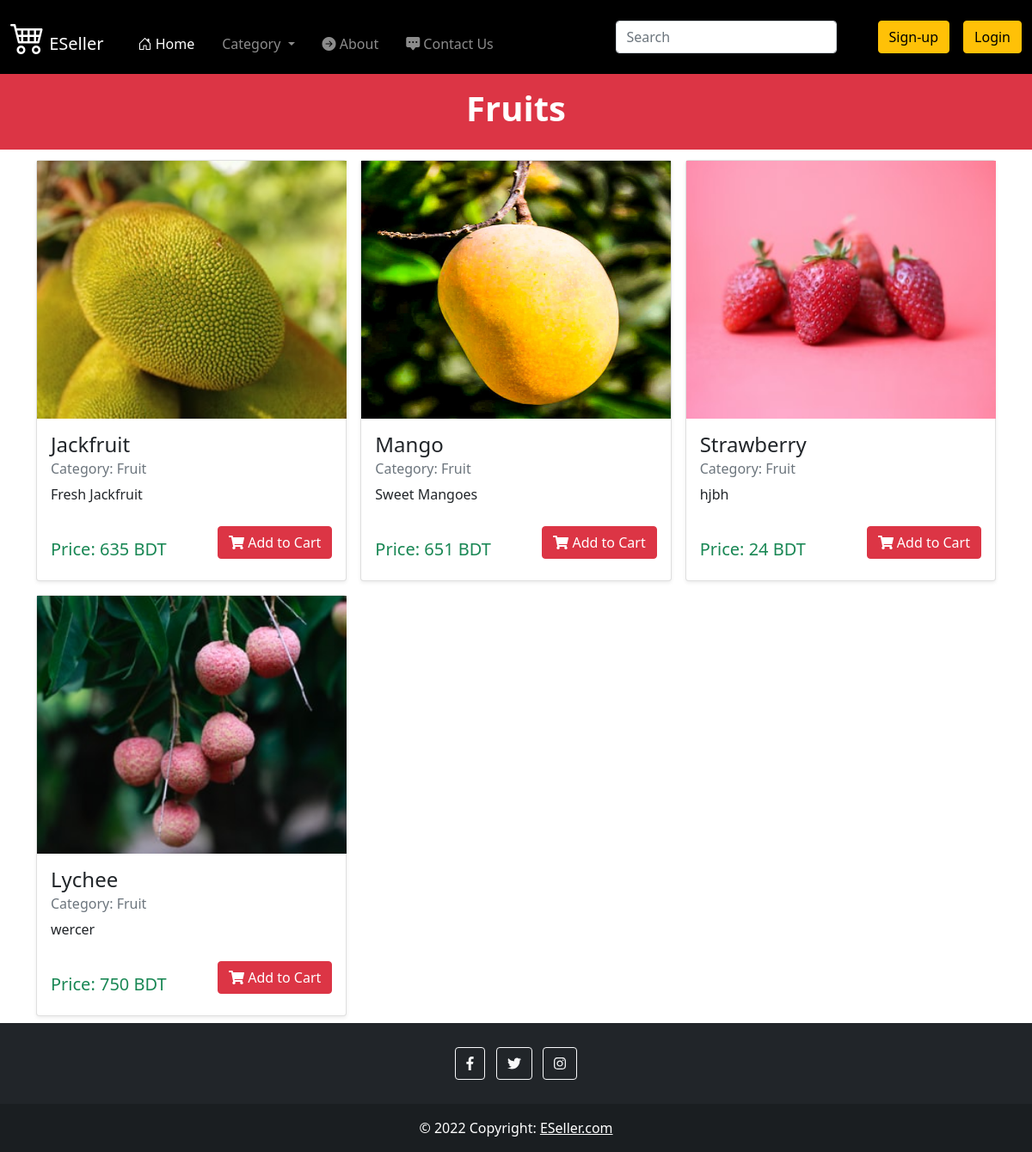
Page /fruit on the committed database.
### home/models.py (models this page shows, shortened)
class Product(models.Model):
    product_id = models.AutoField(primary_key=True)
    product_name = models.CharField(max_length=100)
    category = models.CharField(max_length=100)
    price = models.IntegerField()
    description = models.CharField(max_length=400)
    pub_date = models.DateField()
    image = models.ImageField(upload_to="static")

### home/views.py (the view)
# urls.py: path("fruit", views.fruit, name='fruit'),
def fruit(request):
    product = Product.objects.filter(category="Fruit")
    n = Product.objects.filter(category="Fruit").count()
    if request.user.is_authenticated:
        customer = request.user
        if Order.objects.filter(customer=customer,complete=False).count():
            order = Order.objects.get(customer=customer,complete=False)
            number_of_product_in_cart = order.get_cart_items
        else:
            number_of_product_in_cart = 0
        params = {'product': product, 'range':range(1,n), 'n':n, 'number_of_product_in_cart': number_of_product_in_cart}
    else:
        params = {'product': product, 'range':range(1,n), 'n':n}
    return render(request,'fruit.html',params)

### templates/fruit.html (shortened to what this page needs)
{% extends 'base.html' %} {% block title %} Fruits {% endblock title %}
{% block body %}
<div class="p-3 mb-1 bg-danger text-white text-center my-0">
    <h1><b>Fruits</b></h1>
</div>
{% if n > 0 %}
<div class="album py-2 bg-gradient">
    <div class="container">
        <div class="row row-cols-1 row-cols-sm-2 row-cols-md-3 g-3">
            {% for i in product %}
            <div class="col">
                <div class="card shadow-sm product_data">
                    <img src="{{i.image}}" width="360px" height="300px"/>
                    <div class="card-body">
                        <h4 class="card-title">{{ i.product_name}}</h4>
                        <h6 class="card-subtitle mb-2 text-muted">
                            Category: {{i.category}}
                        </h6>
                        <p class="card-text">{{i.description}}</p>
                        <div class="buy d-flex justify-content-between align-items-center">
                            <div class="price text-success">
                                <h5 class="mt-4">Price: {{i.price}} BDT</h5>
                            </div>
                        <button data-product="{{i.product_id}}"" data-action="add" class="btn btn-danger add-btn update-cart" style="height:100%;">
                                <i class="fa fa-shopping-cart"></i> Add to Cart</button>
                        </div>
                    </div>
                </div>
            </div>
            {% endfor %}
        </div>
    </div>
</div>
{% endif %}
{% endblock body %}

### rows in the picture
Product: image (picture), product_name "Jackfruit", category "Fruit", description "Fresh Jackfruit", price "635"
Product: image (picture), product_name "Mango", category "Fruit", description "Sweet Mangoes", price "651"
Product: image (picture), product_name "Strawberry", category "Fruit", description "hjbh", price "24"
Product: image (picture), product_name "Lychee", category "Fruit", description "wercer", price "750"
